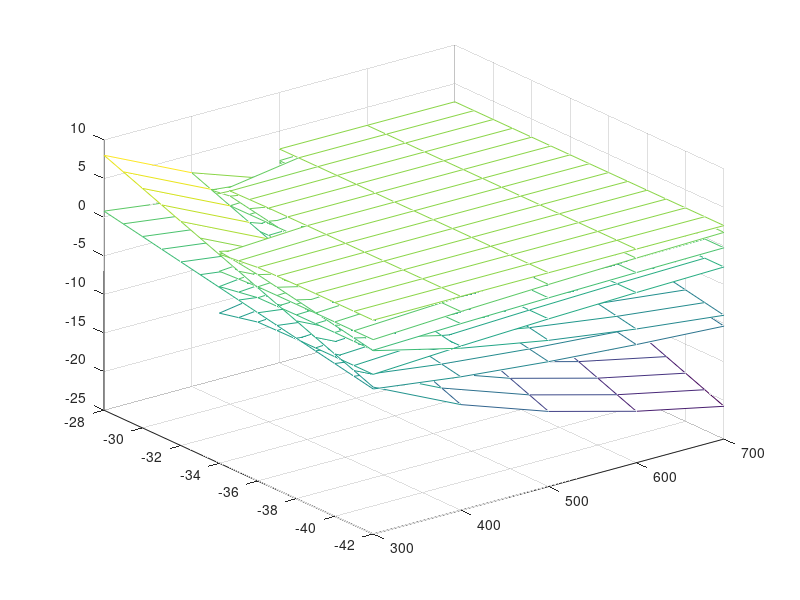

Source code (MATLAB): (Note: this script raises an error after producing the figure.)
% plot results of calculations from crustalfluidmodel.R

%% Load Model OUtput

fid = fopen('logaeq2e.csv');            % even numbered
    hdr = textscan(fid,'%s',1,'HeaderLines',0)
    fclose(fid);
heads = strsplit(cell2mat(hdr{1}),'","')
heads = heads(2:end)
heads{end} = heads{end}(1:end-1) % get rid of trailing character

sp = heads;
nspecies = length(sp);

conds = csvread('conds2e.csv', 1,1);       % [T, P, logfO2]
    temp = csvread('conds2o.csv', 1,1);
%     conds = [conds; temp]
logaeq = csvread('logaeq2e.csv', 1,1);     % logact [graphite, CO, CO2, ... propane]
    temp = csvread('logaeq2e.csv', 1,1);     % logact [graphite, CO, CO2, ... propane]
%     logaeq = [logaeq; temp]

[A,index] = sortrows(conds,[1,3]);
B = logaeq(index,:);

uniqueT = unique(A(:,1))
% uniqueP = unique(A(:,2))
uniquefO2 = unique(A(:,3))

bb = reshape(B, [length(uniquefO2), length(uniqueT), nspecies])  % [logfO2, T, nspecies]
bb = permute(bb, [2 1 3])   % [T, logfO2, nspecies]

% grid on [T, fO2, logact]
[X, Y] = ndgrid(uniqueT, uniquefO2)

Ti = 300:100:700;
logfO2i = -42:1:-28;
[xi, yi] = ndgrid(Ti, logfO2i)

%% plot gridded results

figure(2); clf;
load('mycolormap.mat')   % contains mycmap

sptoplot = [2 3 4 5 6 8 9];     % omit Cgr and O2

zi = [];
for ii = 1:length(sptoplot)
    zi(:,:,ii) = interpn(X, Y, bb(:,:,sptoplot(ii)), xi, yi)
    mesh(xi,yi,zi(:,:,ii)); hold on;
end

for mm = 1:length(sptoplot)
    xloc = find(xi == max(xi(:,1)),1);
    yloc = find(yi == min(yi(1,:)),1);
    plot3(xi(xloc,yloc), yi(xloc,yloc), zi(xloc, yloc, mm), 'o', 'Color', colors('gray'), 'MarkerSize', 4);
    text(xi(xloc,yloc)+5, yi(xloc,yloc)-1, zi(xloc, yloc, mm), sp{sptoplot(mm)}, ...
        'HorizontalAlignment', 'left', 'VerticalAlignment', 'middle',...
        'Color', colors('gray'), 'FontSize', 8)
end

hold off;

xlabel(['Temperature, ' char(176) 'C'])
ylabel('log{\it f}_{O_2}')
zlabel('log{\it f}')

title('Composition of graphite-saturated C-O-H fluid at 500 bar')

% zlim([-10, 4])
colormap(mycmap)
colorbar

view(-33, 9)

print(gcf(), '-depsc2', '-loose', 'cfm_variablefO2_500bar.eps');


%% make and plot interpolated results at buffered fO2

plotbufers;  % load and plot the buffers model output from T = 300 to 700 C

thebuffer = 'FMQ';
deltabuff = +0;     % Delta logfO2 vs. buffer

buffidx = find(strcmp(bn, 'FMQ'),1);

Tbi = [300:5:700]';
logfO2bi = interp1(Tint', bs(:,buffidx), Tbi, 'spline', NaN) + deltabuff;

logactbi = [];    % [nTbi x nsptoplot]
for ii = 1:length(sptoplot)
    logactbi(:,ii) = interpn(X, Y, bb(:,:,sptoplot(ii)), Tbi, logfO2bi, 'spline', NaN)
%     F = griddedInterpolant(X, Y, bb(:,:,sptoplot(ii)));
%     logactbi2(:,ii) = F(Tbi, logfO2bi);
%     isequaln(logactbi, logactbi2) % TRUE
end


figure(3); clf;

subplot(2,1,1);
plot(Tbi, logactbi)

ylabel('log{\it f}')
xlabel(['Temperature, ' char(176) 'C'])

subplot(2,1,2);
plot(Tbi, logfO2bi)

ylabel('log{\it f}_{O_2}')
xlabel(['Temperature, ' char(176) 'C'])

% zi = [];
% for ii = 1:length(sptoplot)
%     zi(:,:,ii) = interpn(X, Y, bb(:,:,sptoplot(ii)), xi, yi)
%     mesh(xi,yi,zi(:,:,ii)); hold on;
% end

